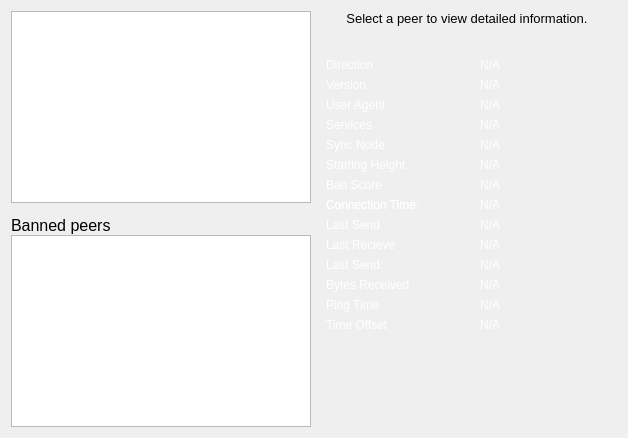
     <widget class="QWidget" name="tab_peers">
      <attribute name="title">
       <string>&amp;Peers</string>
      </attribute>
      <layout class="QGridLayout" name="gridLayout_2">
       <item row="0" column="0" rowspan="2">
        <layout class="QVBoxLayout" name="verticalLayout_101">
         <property name="spacing">
          <number>0</number>
         </property>
         <item>
          <widget class="QTableView" name="peerWidget">
           <property name="styleSheet">
            <string notr="true">color: rgb(255, 255, 255);</string>
           </property>
           <property name="horizontalScrollBarPolicy">
            <enum>Qt::ScrollBarAsNeeded</enum>
           </property>
           <property name="sortingEnabled">
            <bool>true</bool>
           </property>
           <attribute name="horizontalHeaderHighlightSections">
            <bool>false</bool>
           </attribute>
          </widget>
         </item>
         <item>
          <widget class="QLabel" name="banHeading">
           <property name="sizePolicy">
            <sizepolicy hsizetype="Preferred" vsizetype="Minimum">
             <horstretch>0</horstretch>
             <verstretch>0</verstretch>
            </sizepolicy>
           </property>
           <property name="minimumSize">
            <size>
             <width>300</width>
             <height>32</height>
            </size>
           </property>
           <property name="maximumSize">
            <size>
             <width>16777215</width>
             <height>32</height>
            </size>
           </property>
           <property name="font">
            <font>
             <pointsize>12</pointsize>
            </font>
           </property>
           <property name="cursor">
            <cursorShape>IBeamCursor</cursorShape>
           </property>
           <property name="text">
            <string>Banned peers</string>
           </property>
           <property name="alignment">
            <set>Qt::AlignBottom|Qt::AlignLeading|Qt::AlignLeft</set>
           </property>
           <property name="wordWrap">
            <bool>true</bool>
           </property>
           <property name="textInteractionFlags">
            <set>Qt::NoTextInteraction</set>
           </property>
          </widget>
         </item>
         <item>
          <widget class="QTableView" name="banlistWidget">
           <property name="sizePolicy">
            <sizepolicy hsizetype="Expanding" vsizetype="Expanding">
             <horstretch>0</horstretch>
             <verstretch>0</verstretch>
            </sizepolicy>
           </property>
           <property name="styleSheet">
            <string notr="true">color: rgb(255, 255, 255);</string>
           </property>
           <property name="horizontalScrollBarPolicy">
            <enum>Qt::ScrollBarAsNeeded</enum>
           </property>
           <property name="sortingEnabled">
            <bool>true</bool>
           </property>
           <attribute name="horizontalHeaderHighlightSections">
            <bool>false</bool>
           </attribute>
          </widget>
         </item>
        </layout>
       </item>
       <item row="0" column="1">
        <widget class="QLabel" name="peerHeading">
         <property name="sizePolicy">
          <sizepolicy hsizetype="Preferred" vsizetype="Minimum">
           <horstretch>0</horstretch>
           <verstretch>0</verstretch>
          </sizepolicy>
         </property>
         <property name="minimumSize">
          <size>
           <width>300</width>
           <height>32</height>
          </size>
         </property>
         <property name="font">
          <font>
           <pointsize>10</pointsize>
          </font>
         </property>
         <property name="cursor">
          <cursorShape>IBeamCursor</cursorShape>
         </property>
         <property name="text">
          <string>Select a peer to view detailed information.</string>
         </property>
         <property name="alignment">
          <set>Qt::AlignHCenter|Qt::AlignTop</set>
         </property>
         <property name="wordWrap">
          <bool>true</bool>
         </property>
         <property name="textInteractionFlags">
          <set>Qt::LinksAccessibleByMouse|Qt::TextSelectableByKeyboard|Qt::TextSelectableByMouse</set>
         </property>
        </widget>
       </item>
       <item row="1" column="1">
        <widget class="QWidget" name="detailWidget" native="true">
         <property name="minimumSize">
          <size>
           <width>300</width>
           <height>0</height>
          </size>
         </property>
         <property name="styleSheet">
          <string notr="true">color: rgb(255, 255, 255);</string>
         </property>
         <layout class="QGridLayout" name="gridLayout_3">
          <item row="0" column="0">
           <widget class="QLabel" name="label_23">
            <property name="text">
             <string>Direction</string>
            </property>
           </widget>
          </item>
          <item row="0" column="2">
           <widget class="QLabel" name="peerDirection">
            <property name="cursor">
             <cursorShape>IBeamCursor</cursorShape>
            </property>
            <property name="text">
             <string>N/A</string>
            </property>
            <property name="textFormat">
             <enum>Qt::PlainText</enum>
            </property>
            <property name="textInteractionFlags">
             <set>Qt::LinksAccessibleByMouse|Qt::TextSelectableByKeyboard|Qt::TextSelectableByMouse</set>
            </property>
           </widget>
          </item>
          <item row="1" column="0">
           <widget class="QLabel" name="label_21">
            <property name="text">
             <string>Version</string>
            </property>
           </widget>
          </item>
          <item row="2" column="0">
           <widget class="QLabel" name="label_28">
            <property name="cursor">
             <cursorShape>IBeamCursor</cursorShape>
            </property>
            <property name="text">
             <string>User Agent</string>
            </property>
            <property name="textFormat">
             <enum>Qt::PlainText</enum>
            </property>
            <property name="textInteractionFlags">
             <set>Qt::LinksAccessibleByMouse|Qt::TextSelectableByKeyboard|Qt::TextSelectableByMouse</set>
            </property>
           </widget>
          </item>
          <item row="2" column="2">
           <widget class="QLabel" name="peerSubversion">
            <property name="cursor">
             <cursorShape>IBeamCursor</cursorShape>
            </property>
            <property name="text">
             <string>N/A</string>
            </property>
            <property name="textFormat">
             <enum>Qt::PlainText</enum>
            </property>
            <property name="textInteractionFlags">
             <set>Qt::LinksAccessibleByMouse|Qt::TextSelectableByKeyboard|Qt::TextSelectableByMouse</set>
            </property>
           </widget>
          </item>
          <item row="3" column="0">
           <widget class="QLabel" name="label_4">
            <property name="text">
             <string>Services</string>
            </property>
           </widget>
          </item>
          <item row="3" column="2">
           <widget class="QLabel" name="peerServices">
            <property name="cursor">
             <cursorShape>IBeamCursor</cursorShape>
            </property>
            <property name="text">
             <string>N/A</string>
            </property>
            <property name="textFormat">
             <enum>Qt::PlainText</enum>
            </property>
            <property name="textInteractionFlags">
             <set>Qt::LinksAccessibleByMouse|Qt::TextSelectableByKeyboard|Qt::TextSelectableByMouse</set>
            </property>
           </widget>
          </item>
          <item row="8" column="0">
           <widget class="QLabel" name="label_22">
            <property name="text">
             <string>Connection Time:</string>
            </property>
           </widget>
          </item>
          <item row="4" column="0">
           <widget class="QLabel" name="label_25">
            <property name="text">
             <string>Sync Node</string>
            </property>
           </widget>
          </item>
          <item row="4" column="2">
           <widget class="QLabel" name="peerSyncNode">
            <property name="cursor">
             <cursorShape>IBeamCursor</cursorShape>
            </property>
            <property name="text">
             <string>N/A</string>
            </property>
            <property name="textFormat">
             <enum>Qt::PlainText</enum>
            </property>
            <property name="textInteractionFlags">
             <set>Qt::LinksAccessibleByMouse|Qt::TextSelectableByKeyboard|Qt::TextSelectableByMouse</set>
            </property>
           </widget>
          </item>
          <item row="5" column="0">
           <widget class="QLabel" name="label_29">
            <property name="text">
             <string>Starting Height</string>
            </property>
           </widget>
          </item>
          <item row="5" column="2">
           <widget class="QLabel" name="peerHeight">
            <property name="cursor">
             <cursorShape>IBeamCursor</cursorShape>
            </property>
            <property name="text">
             <string>N/A</string>
            </property>
            <property name="textFormat">
             <enum>Qt::PlainText</enum>
            </property>
            <property name="textInteractionFlags">
             <set>Qt::LinksAccessibleByMouse|Qt::TextSelectableByKeyboard|Qt::TextSelectableByMouse</set>
            </property>
           </widget>
          </item>
          <item row="7" column="0">
           <widget class="QLabel" name="label_24">
            <property name="text">
             <string>Ban Score</string>
            </property>
           </widget>
          </item>
          <item row="7" column="2">
           <widget class="QLabel" name="peerBanScore">
            <property name="cursor">
             <cursorShape>IBeamCursor</cursorShape>
            </property>
            <property name="text">
             <string>N/A</string>
            </property>
            <property name="textFormat">
             <enum>Qt::PlainText</enum>
            </property>
            <property name="textInteractionFlags">
             <set>Qt::LinksAccessibleByMouse|Qt::TextSelectableByKeyboard|Qt::TextSelectableByMouse</set>
            </property>
           </widget>
          </item>
          <item row="8" column="0">
           <widget class="QLabel" name="label_22">
            <property name="text">
             <string>Connection Time</string>
            </property>
           </widget>
          </item>
          <item row="8" column="2">
           <widget class="QLabel" name="peerConnTime">
            <property name="cursor">
             <cursorShape>IBeamCursor</cursorShape>
            </property>
            <property name="text">
             <string>N/A</string>
            </property>
            <property name="textFormat">
             <enum>Qt::PlainText</enum>
            </property>
            <property name="textInteractionFlags">
             <set>Qt::LinksAccessibleByMouse|Qt::TextSelectableByKeyboard|Qt::TextSelectableByMouse</set>
            </property>
           </widget>
          </item>
          <item row="9" column="0">
           <widget class="QLabel" name="label_15">
            <property name="text">
             <string>Last Send</string>
            </property>
           </widget>
          </item>
          <item row="9" column="2">
           <widget class="QLabel" name="peerLastSend">
            <property name="cursor">
             <cursorShape>IBeamCursor</cursorShape>
            </property>
            <property name="text">
             <string>N/A</string>
            </property>
            <property name="textFormat">
             <enum>Qt::PlainText</enum>
            </property>
            <property name="textInteractionFlags">
             <set>Qt::LinksAccessibleByMouse|Qt::TextSelectableByKeyboard|Qt::TextSelectableByMouse</set>
            </property>
           </widget>
          </item>
          <item row="10" column="0">
           <widget class="QLabel" name="label_19">
            <property name="text">
             <string>Last Recieve</string>
            </property>
           </widget>
          </item>
          <item row="10" column="2">
           <widget class="QLabel" name="peerLastRecv">
            <property name="cursor">
             <cursorShape>IBeamCursor</cursorShape>
            </property>
            <property name="text">
             <string>N/A</string>
            </property>
            <property name="textFormat">
             <enum>Qt::PlainText</enum>
            </property>
            <property name="textInteractionFlags">
             <set>Qt::LinksAccessibleByMouse|Qt::TextSelectableByKeyboard|Qt::TextSelectableByMouse</set>
            </property>
           </widget>
          </item>
          <item row="11" column="0">
           <widget class="QLabel" name="label_18">
            <property name="text">
             <string>Last Send:</string>
            </property>
           </widget>
          </item>
          <item row="11" column="2">
           <widget class="QLabel" name="peerBytesSent">
            <property name="cursor">
             <cursorShape>IBeamCursor</cursorShape>
            </property>
            <property name="text">
             <string>N/A</string>
            </property>
            <property name="textFormat">
             <enum>Qt::PlainText</enum>
            </property>
            <property name="textInteractionFlags">
             <set>Qt::LinksAccessibleByMouse|Qt::TextSelectableByKeyboard|Qt::TextSelectableByMouse</set>
            </property>
           </widget>
          </item>
          <item row="12" column="0">
           <widget class="QLabel" name="label_20">
            <property name="text">
             <string>Bytes Received</string>
            </property>
           </widget>
          </item>
          <item row="12" column="2">
           <widget class="QLabel" name="peerBytesRecv">
            <property name="cursor">
             <cursorShape>IBeamCursor</cursorShape>
            </property>
            <property name="text">
             <string>N/A</string>
            </property>
            <property name="textFormat">
             <enum>Qt::PlainText</enum>
            </property>
            <property name="textInteractionFlags">
             <set>Qt::LinksAccessibleByMouse|Qt::TextSelectableByKeyboard|Qt::TextSelectableByMouse</set>
            </property>
           </widget>
          </item>
          <item row="13" column="0">
           <widget class="QLabel" name="label_26">
            <property name="text">
             <string>Ping Time</string>
            </property>
           </widget>
          </item>
          <item row="13" column="2">
           <widget class="QLabel" name="peerPingTime">
            <property name="cursor">
             <cursorShape>IBeamCursor</cursorShape>
            </property>
            <property name="text">
             <string>N/A</string>
            </property>
            <property name="textFormat">
             <enum>Qt::PlainText</enum>
            </property>
            <property name="textInteractionFlags">
             <set>Qt::LinksAccessibleByMouse|Qt::TextSelectableByKeyboard|Qt::TextSelectableByMouse</set>
            </property>
           </widget>
          </item>
          <item row="14" column="0">
           <widget class="QLabel" name="label_timeoffset">
            <property name="text">
             <string>Time Offset</string>
            </property>
           </widget>
          </item>
          <item row="14" column="2">
           <widget class="QLabel" name="timeoffset">
            <property name="cursor">
             <cursorShape>IBeamCursor</cursorShape>
            </property>
            <property name="text">
             <string>N/A</string>
            </property>
            <property name="textFormat">
             <enum>Qt::PlainText</enum>
            </property>
            <property name="textInteractionFlags">
             <set>Qt::LinksAccessibleByMouse|Qt::TextSelectableByKeyboard|Qt::TextSelectableByMouse</set>
            </property>
           </widget>
          </item>
          <item row="15" column="1">
           <spacer name="verticalSpacer_3">
            <property name="orientation">
             <enum>Qt::Vertical</enum>
            </property>
            <property name="sizeHint" stdset="0">
             <size>
              <width>20</width>
              <height>40</height>
             </size>
            </property>
           </spacer>
          </item>
          <item row="1" column="2">
           <widget class="QLabel" name="peerVersion">
            <property name="text">
             <string>N/A</string>
            </property>
           </widget>
          </item>
         </layout>
        </widget>
       </item>
      </layout>
     </widget>
